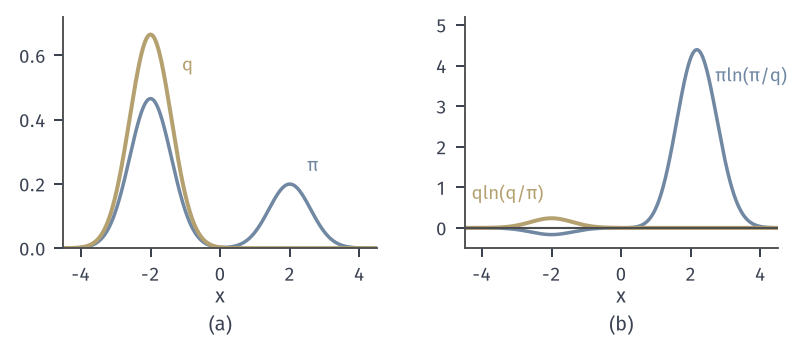

Here is the Python script that generated this plot:
from pathlib import Path
import sys
HERE = Path(__file__).resolve().parent
sys.path.insert(0, str(HERE.parent/'dapx-common'))
from common import *
# Bimodal target pi = 0.7 N(-2,0.6^2) + 0.3 N(2,0.6^2) (blue); candidate q = N(-2,0.6^2) (yellow).
# (b) integrands of D(Q||Pi)=int q ln(q/pi) (yellow) and D(Pi||Q)=int pi ln(pi/q) (blue), quadrature on [-8,8].
x = np.linspace(-8, 8, 16001); dx = x[1]-x[0]
pi = mix_pdf(x); q = npdf(x, -M_MIX, S_MIX)
rv = q*np.log(q/pi); fw = pi*np.log(pi/q)
Drev = float(np.sum(rv)*dx); Dfwd = float(np.sum(fw)*dx)
fig, axs = figure(width_mm=112, height_mm=48, ncols=2)
panel(fig, left=.08, right=.98, top=.95, bottom=.27, wspace=.28)
ax = axs[0]
ax.plot(x, pi, color=BLUE, lw=1.4); ax.plot(x, q, color=YELLOW, lw=1.6)
lab(ax, 2.5, .24, r'$\pi$', BLUE); lab(ax, -1.1, .55, r'$q$', YELLOW)
ax.set_xlim(-4.5, 4.5); ax.set_ylim(0, .72); axlab(ax, '$x$', None)
ax = axs[1]
ax.plot(x, fw, color=BLUE, lw=1.4); ax.plot(x, rv, color=YELLOW, lw=1.6)
ax.axhline(0, color=STROKE, lw=.85)
lab(ax, 2.7, 3.6, r'$\pi\ln(\pi/q)$', BLUE); lab(ax, -4.3, .7, r'$q\ln(q/\pi)$', YELLOW)
ax.set_xlim(-4.5, 4.5); ax.set_ylim(-.5, 5.2); axlab(ax, '$x$', None)
tags(fig, axs)
save(fig, HERE, 'figure', {'D(Q||Pi)': Drev, 'D(Pi||Q)': Dfwd, '-ln 0.7': -math.log(.7)})
